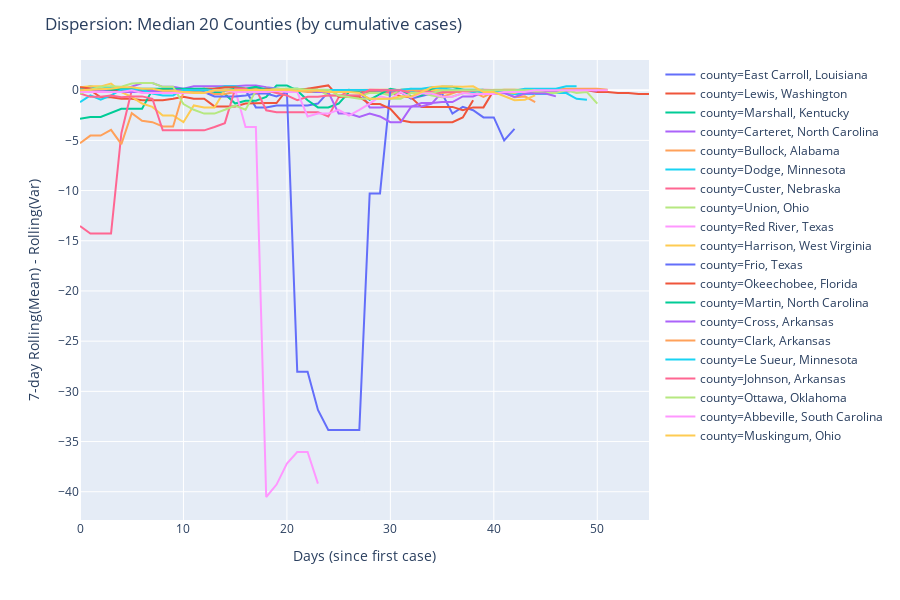

The notebook cell saved with this chart:
### Code cell
fig = px.line(median_20_counties_df, 
             x="Days (since first case)",
             y="7-day Rolling(Mean) - Rolling(Var)",
             color="county")

fig.update_layout(title_text="Dispersion: Median 20 Counties (by cumulative cases)")

fig.show()

### Figure 1 — Plotly figure (JSON) as saved in the notebook; plotly's stock layout.template omitted (floating-point values rounded to 4 significant figures)
{"data": [{"hoverlabel": {"namelength": 0}, "hovertemplate": "county=East Carroll, Louisiana<br>Days (since first case)=%{x}<br>7-day Rolling(Mean) - Rolling(Var)=%{y}", "legendgroup": "county=East Carroll, Louisiana", "line": {"color": "#636efa", "dash": "solid"}, "mode": "lines", "name": "county=East Carroll, Louisiana", "showlegend": true, "type": "scatter", "x": [0, 1, 2, 3, 4, 5, 6, 7, 8, 9, 10, 11, 12, 13, 14, 15, 16, 17, 18, 19, 20, 21, 22, 23, 24, 25, 26, 27, 28, 29, 30, 31, 32, 33, 34, 35, 36, 37, 38, 39, 40, 41, 42], "xaxis": "x", "y": [0, 0, 0, 0, 0, 0, 0, 0, 0, 0, 0, 0, 0, 0, 0, 0, 0, -1.714, -1.714, -1.524, -1.524, -1.524, -1.524, -1.333, -0.1905, -0.04762, -0.1905, -0.1905, -0.1905, -0.1905, 4.163e-16, -0.1905, -0.8571, -0.619, -0.3333, -0.3333, -2.333, -1.667, -2, -2.714, -2.714, -5, -3.857], "yaxis": "y"}, {"hoverlabel": {"namelength": 0}, "hovertemplate": "county=Lewis, Washington<br>Days (since first case)=%{x}<br>7-day Rolling(Mean) - Rolling(Var)=%{y}", "legendgroup": "county=Lewis, Washington", "line": {"color": "#EF553B", "dash": "solid"}, "mode": "lines", "name": "county=Lewis, Washington", "showlegend": true, "type": "scatter", "x": [0, 1, 2, 3, 4, 5, 6, 7, 8, 9, 10, 11, 12, 13, 14, 15, 16, 17, 18, 19, 20, 21, 22, 23, 24, 25, 26, 27, 28, 29, 30, 31, 32, 33, 34, 35, 36, 37, 38, 39, 40, 41, 42, 43, 44, 45, 46, 47, 48, 49, 50, 51, 52, 53, 54, 55], "xaxis": "x", "y": [-2.776e-17, -2.776e-17, -0.7143, -0.7143, -0.8571, -0.8571, -1, -1, -1, -0.8571, -0.6667, -0.8571, -0.8571, -1.619, -1.619, -1.619, -1.333, -1.286, -1.286, -1.286, 0.04762, 0.04762, 0.1429, 0.04762, 3.053e-16, -0.1905, -0.1905, -0.1905, -0.1905, -0.2857, -0.1905, -0.619, -0.7143, -1.667, -1.667, -1.667, -1.667, -2, -1.714, -1.714, -2.961e-16, -2.961e-16, -2.961e-16, -2.961e-16, -2.961e-16, -3.053e-16, -3.053e-16, -3.053e-16, -3.053e-16, -3.053e-16, -0.1905, -0.1905, -0.2857, -0.2857, -0.381, -0.381], "yaxis": "y"}, {"hoverlabel": {"namelength": 0}, "hovertemplate": "county=Marshall, Kentucky<br>Days (since first case)=%{x}<br>7-day Rolling(Mean) - Rolling(Var)=%{y}", "legendgroup": "county=Marshall, Kentucky", "line": {"color": "#00cc96", "dash": "solid"}, "mode": "lines", "name": "county=Marshall, Kentucky", "showlegend": true, "type": "scatter", "x": [0, 1, 2, 3, 4, 5, 6, 7, 8, 9, 10, 11, 12, 13, 14, 15, 16, 17, 18, 19, 20, 21, 22, 23, 24, 25, 26, 27, 28, 29, 30, 31, 32, 33, 34, 35, 36, 37, 38, 39, 40], "xaxis": "x", "y": [-2.857, -2.667, -2.667, -2.286, -1.857, -1.857, -1.857, 0.04762, -0.04762, -0.04762, 0.04762, 9.714e-16, 9.714e-16, -0.1905, -0.381, -1.333, -1.048, -1.048, -0.6667, 0.4762, 0.4762, -0.04762, -1.0, -1.714, -1.714, -1.333, -0.1905, 7.216e-16, 0, 0, 0, 0, 0, 0, 0, 0, 0, 0, 7.216e-16, 7.216e-16, 7.216e-16], "yaxis": "y"}, {"hoverlabel": {"namelength": 0}, "hovertemplate": "county=Carteret, North Carolina<br>Days (since first case)=%{x}<br>7-day Rolling(Mean) - Rolling(Var)=%{y}", "legendgroup": "county=Carteret, North Carolina", "line": {"color": "#ab63fa", "dash": "solid"}, "mode": "lines", "name": "county=Carteret, North Carolina", "showlegend": true, "type": "scatter", "x": [0, 1, 2, 3, 4, 5, 6, 7, 8, 9, 10, 11, 12, 13, 14, 15, 16, 17, 18, 19, 20, 21, 22, 23, 24, 25, 26, 27, 28, 29, 30, 31, 32, 33, 34, 35, 36, 37, 38, 39, 40, 41, 42, 43, 44, 45, 46, 47, 48, 49, 50], "xaxis": "x", "y": [0.1429, 0.04762, 0.04762, 0.3333, 3.331e-16, 0.3333, 0.7143, 0.7143, 0.3333, 0.3333, 0.1429, 0.381, 0.381, 0.381, 0.381, 0.381, 0.4762, 0.4762, 0.2857, 0.1429, 0.04762, 3.886e-16, 3.886e-16, 0, 0, 0, 0, 0, -1.714, -1.714, -1.619, -1.619, -1.619, -1.619, -1.333, -0.1905, -0.1905, 7.216e-16, 7.216e-16, 7.216e-16, 7.216e-16, 0, 0, -0.2857, -0.2857, -0.1905, -0.1905, -0.1905, 0.04762, 0.04762, -0.04762], "yaxis": "y"}, {"hoverlabel": {"namelength": 0}, "hovertemplate": "county=Bullock, Alabama<br>Days (since first case)=%{x}<br>7-day Rolling(Mean) - Rolling(Var)=%{y}", "legendgroup": "county=Bullock, Alabama", "line": {"color": "#FFA15A", "dash": "solid"}, "mode": "lines", "name": "county=Bullock, Alabama", "showlegend": true, "type": "scatter", "x": [0, 1, 2, 3, 4, 5, 6, 7, 8, 9, 10, 11, 12, 13, 14, 15, 16, 17, 18, 19, 20, 21, 22, 23, 24, 25, 26, 27, 28, 29, 30, 31, 32, 33, 34, 35, 36, 37, 38, 39, 40, 41, 42, 43, 44], "xaxis": "x", "y": [-2.776e-17, -1.85e-17, -1.85e-17, -1.85e-17, -1.85e-17, -1.85e-17, -2.776e-17, -2.776e-17, -2.776e-17, -2.776e-17, -0.1905, -0.1905, -0.1905, -0.381, -0.381, -0.1905, -0.1905, -0.1905, -0.1905, -0.1905, -0.04762, -0.04762, -0.1905, -0.1905, 5.551e-17, 5.551e-17, 5.551e-17, 5.551e-17, 0.04762, 0.04762, 0.04762, -0.04762, 0.04762, 0.04762, -0.1905, -0.6667, -0.3333, 0.04762, -0.1905, -0.6667, -0.1905, -0.1905, -0.7143, -0.619, -1.19], "yaxis": "y"}, {"hoverlabel": {"namelength": 0}, "hovertemplate": "county=Dodge, Minnesota<br>Days (since first case)=%{x}<br>7-day Rolling(Mean) - Rolling(Var)=%{y}", "legendgroup": "county=Dodge, Minnesota", "line": {"color": "#19d3f3", "dash": "solid"}, "mode": "lines", "name": "county=Dodge, Minnesota", "showlegend": true, "type": "scatter", "x": [0, 1, 2, 3, 4, 5, 6, 7, 8, 9, 10, 11, 12, 13, 14, 15, 16, 17, 18, 19, 20, 21, 22, 23, 24, 25, 26, 27, 28, 29, 30, 31, 32, 33, 34, 35, 36, 37, 38, 39, 40, 41, 42, 43, 44, 45, 46, 47, 48, 49], "xaxis": "x", "y": [0.1429, 0.381, 0.1429, 0.3333, 0.1429, 0.1429, -0.04762, -0.1905, -0.2857, -0.1905, -0.1905, -0.1905, -0.04762, 0.1429, 0.381, 0.381, 0.1429, 0.1429, 0.1429, 0.1429, 0.04762, 0.04762, 0.04762, 0.04762, 0.04762, 0.04762, 2.22e-16, 0.04762, 2.22e-16, 2.22e-16, 2.22e-16, 2.22e-16, -0.1905, -0.04762, -0.1905, -0.1905, -0.1905, -0.1905, -0.1905, 1.943e-16, -0.2857, -0.2857, -0.381, -0.381, -0.381, -0.381, -0.2857, -0.2857, -0.8571, -0.9524], "yaxis": "y"}, {"hoverlabel": {"namelength": 0}, "hovertemplate": "county=Custer, Nebraska<br>Days (since first case)=%{x}<br>7-day Rolling(Mean) - Rolling(Var)=%{y}", "legendgroup": "county=Custer, Nebraska", "line": {"color": "#FF6692", "dash": "solid"}, "mode": "lines", "name": "county=Custer, Nebraska", "showlegend": true, "type": "scatter", "x": [0, 1, 2, 3, 4, 5, 6, 7, 8, 9, 10, 11, 12, 13, 14, 15, 16, 17, 18, 19, 20, 21, 22, 23, 24, 25, 26, 27, 28, 29, 30, 31, 32, 33], "xaxis": "x", "y": [-13.52, -14.29, -14.29, -14.29, -4.286, 1.693e-15, 1.693e-15, 1.693e-15, 1.693e-15, 1.693e-15, 0.04762, 0.04762, 0.04762, 0.04762, 0.04762, 0.04762, 0.1429, 0.1429, -2.0, -2.19, -2.19, -2.19, -2.19, -2.19, -2.619, -0.7143, 1.249e-15, 1.249e-15, 1.249e-15, 1.249e-15, -0.2857, -0.2857, -0.2857, -0.2857], "yaxis": "y"}, {"hoverlabel": {"namelength": 0}, "hovertemplate": "county=Union, Ohio<br>Days (since first case)=%{x}<br>7-day Rolling(Mean) - Rolling(Var)=%{y}", "legendgroup": "county=Union, Ohio", "line": {"color": "#B6E880", "dash": "solid"}, "mode": "lines", "name": "county=Union, Ohio", "showlegend": true, "type": "scatter", "x": [0, 1, 2, 3, 4, 5, 6, 7, 8, 9, 10, 11, 12, 13, 14, 15, 16, 17, 18, 19, 20, 21, 22, 23, 24, 25, 26, 27, 28, 29, 30, 31, 32, 33, 34, 35, 36, 37, 38, 39, 40, 41, 42, 43, 44, 45, 46, 47, 48, 49, 50], "xaxis": "x", "y": [0.04762, 0.04762, 0.1429, 0.04762, 0, 0, 0.04762, -0.04762, 0.1429, -0.04762, -0.04762, -0.04762, 0.1429, 0.1429, 0.1429, 0.04762, 0.1429, 0.1429, 0.1429, 0.04762, 0.04762, 0.04762, 0.04762, 0.04762, -0.5238, -0.5238, -0.5238, -0.5238, -0.2857, -0.2857, -0.5238, 0.04762, 0.1429, -0.2857, -0.5238, -0.7143, -0.619, -0.3333, 2.22e-16, -0.3333, 0.04762, 0.04762, 0.04762, -0.04762, -0.1905, -0.2857, -0.2857, 0, -0.2857, -0.1905, -1.333], "yaxis": "y"}, {"hoverlabel": {"namelength": 0}, "hovertemplate": "county=Red River, Texas<br>Days (since first case)=%{x}<br>7-day Rolling(Mean) - Rolling(Var)=%{y}", "legendgroup": "county=Red River, Texas", "line": {"color": "#FF97FF", "dash": "solid"}, "mode": "lines", "name": "county=Red River, Texas", "showlegend": true, "type": "scatter", "x": [0, 1, 2, 3, 4, 5, 6, 7, 8, 9, 10, 11, 12, 13, 14, 15, 16, 17, 18, 19, 20, 21, 22, 23], "xaxis": "x", "y": [0, 0, 0, 0, 0, 0, 0, 0, 0, 0, 0, 0, 0, 0, 0.04762, 0.04762, -3.667, -3.667, -40.52, -39.29, -37.19, -36.05, -36.05, -39.19], "yaxis": "y"}, {"hoverlabel": {"namelength": 0}, "hovertemplate": "county=Harrison, West Virginia<br>Days (since first case)=%{x}<br>7-day Rolling(Mean) - Rolling(Var)=%{y}", "legendgroup": "county=Harrison, West Virginia", "line": {"color": "#FECB52", "dash": "solid"}, "mode": "lines", "name": "county=Harrison, West Virginia", "showlegend": true, "type": "scatter", "x": [0, 1, 2, 3, 4, 5, 6, 7, 8, 9, 10, 11, 12, 13, 14, 15, 16, 17, 18, 19, 20, 21, 22, 23, 24, 25, 26, 27, 28, 29, 30, 31, 32, 33, 34, 35, 36, 37, 38, 39, 40, 41, 42, 43, 44, 45, 46], "xaxis": "x", "y": [0.2857, 0.381, 0.381, 0.6667, -0.1905, -0.6667, -1.333, -1.667, -2.524, -2.524, -3.19, -1.524, -1.714, -1.714, 0, 0, 0, 0, 8.049e-16, 8.049e-16, 8.049e-16, 8.049e-16, 8.049e-16, 8.049e-16, 8.049e-16, 0, 0, 0, 0, 0, 0, 0, 8.049e-16, 8.049e-16, 8.049e-16, 0.04762, -0.04762, -0.04762, -0.04762, -0.1905, -0.1905, -0.1905, -0.2857, 0, 0, 7.216e-16, 7.216e-16], "yaxis": "y"}, {"hoverlabel": {"namelength": 0}, "hovertemplate": "county=Frio, Texas<br>Days (since first case)=%{x}<br>7-day Rolling(Mean) - Rolling(Var)=%{y}", "legendgroup": "county=Frio, Texas", "line": {"color": "#636efa", "dash": "solid"}, "mode": "lines", "name": "county=Frio, Texas", "showlegend": true, "type": "scatter", "x": [0, 1, 2, 3, 4, 5, 6, 7, 8, 9, 10, 11, 12, 13, 14, 15, 16, 17, 18, 19, 20, 21, 22, 23, 24, 25, 26, 27, 28, 29, 30, 31], "xaxis": "x", "y": [0, 0, 0, 0, 0, 0, 0, 0, 0, -0.2857, -0.2857, -0.2857, -0.1905, -0.619, -0.619, -0.619, -0.5238, -0.3333, -0.3333, -0.619, -0.1905, -28.05, -28.05, -31.86, -33.86, -33.86, -33.86, -33.86, -10.29, -10.29, -3.053e-15, -3.053e-15], "yaxis": "y"}, {"hoverlabel": {"namelength": 0}, "hovertemplate": "county=Okeechobee, Florida<br>Days (since first case)=%{x}<br>7-day Rolling(Mean) - Rolling(Var)=%{y}", "legendgroup": "county=Okeechobee, Florida", "line": {"color": "#EF553B", "dash": "solid"}, "mode": "lines", "name": "county=Okeechobee, Florida", "showlegend": true, "type": "scatter", "x": [0, 1, 2, 3, 4, 5, 6, 7, 8, 9, 10, 11, 12, 13, 14, 15, 16, 17, 18, 19, 20, 21, 22, 23, 24, 25, 26, 27, 28, 29, 30, 31, 32, 33, 34, 35, 36, 37, 38], "xaxis": "x", "y": [0.2857, 0.1429, 0.04762, 0.04762, 2.776e-17, 0, 0, 0, 0, 2.776e-17, 0.04762, 0.04762, 0.1429, 0.1429, 0.2857, 0.2857, 0.1429, 0.04762, 0.1429, 0.04762, 0.04762, 0.04762, 0.1429, 0.2857, 0.4762, -0.6667, -0.6667, -0.6667, -1.381, -1.381, -1.857, -3, -3.19, -3.19, -3.19, -3.19, -3.19, -2.714, -1.0], "yaxis": "y"}, {"hoverlabel": {"namelength": 0}, "hovertemplate": "county=Martin, North Carolina<br>Days (since first case)=%{x}<br>7-day Rolling(Mean) - Rolling(Var)=%{y}", "legendgroup": "county=Martin, North Carolina", "line": {"color": "#00cc96", "dash": "solid"}, "mode": "lines", "name": "county=Martin, North Carolina", "showlegend": true, "type": "scatter", "x": [0, 1, 2, 3, 4, 5, 6, 7, 8, 9, 10, 11, 12, 13, 14, 15, 16, 17, 18, 19, 20, 21, 22, 23, 24, 25, 26, 27, 28, 29, 30, 31, 32, 33, 34, 35, 36, 37, 38, 39], "xaxis": "x", "y": [0.04762, 2.776e-17, 0.04762, 0.04762, 0.1429, 0.1429, 0.1429, 0.1429, 0.1429, 0.1429, 0.1429, 0.1429, 0.1429, -0.04762, -0.04762, 0.1429, 0.1429, 0.3333, 0.04762, 0.04762, 0.1429, 0.1429, -0.04762, -0.1905, -0.1905, -0.1905, 0.04762, -0.1905, -0.9524, -0.381, 0.1429, -0.04762, -0.619, -0.5238, 0.1429, 0.3333, 0.3333, 0.04762, 0.04762, 0.04762], "yaxis": "y"}, {"hoverlabel": {"namelength": 0}, "hovertemplate": "county=Cross, Arkansas<br>Days (since first case)=%{x}<br>7-day Rolling(Mean) - Rolling(Var)=%{y}", "legendgroup": "county=Cross, Arkansas", "line": {"color": "#ab63fa", "dash": "solid"}, "mode": "lines", "name": "county=Cross, Arkansas", "showlegend": true, "type": "scatter", "x": [0, 1, 2, 3, 4, 5, 6, 7, 8, 9, 10, 11, 12, 13, 14, 15, 16, 17, 18, 19, 20, 21, 22, 23, 24, 25, 26, 27, 28, 29, 30, 31, 32, 33, 34, 35, 36, 37, 38, 39, 40, 41, 42, 43, 44, 45, 46], "xaxis": "x", "y": [-2.776e-17, 0.04762, -0.04762, -0.1905, -0.1905, -0.1905, -0.1905, -0.04762, -0.1905, -2.776e-17, -2.776e-17, -2.776e-17, 0.04762, 0.04762, -2.776e-17, -2.776e-17, 0.04762, 0.04762, 0.04762, -2.776e-17, 0.04762, 0.04762, -0.04762, -0.1905, -0.1905, -2.333, -2.333, -2.667, -2.333, -2.619, -3.19, -3.19, -1.667, -1.286, -1.286, -1.19, -1.19, -0.619, -0.619, -0.1905, -0.381, -0.2857, -0.6667, -0.3333, -0.3333, -0.3333, -0.619], "yaxis": "y"}, {"hoverlabel": {"namelength": 0}, "hovertemplate": "county=Clark, Arkansas<br>Days (since first case)=%{x}<br>7-day Rolling(Mean) - Rolling(Var)=%{y}", "legendgroup": "county=Clark, Arkansas", "line": {"color": "#FFA15A", "dash": "solid"}, "mode": "lines", "name": "county=Clark, Arkansas", "showlegend": true, "type": "scatter", "x": [0, 1, 2, 3, 4, 5, 6, 7, 8, 9, 10, 11, 12, 13, 14, 15, 16, 17, 18, 19, 20, 21, 22, 23, 24, 25, 26, 27, 28, 29, 30, 31, 32, 33, 34, 35, 36, 37, 38, 39, 40, 41, 42, 43, 44, 45, 46, 47, 48, 49, 50, 51], "xaxis": "x", "y": [-5.286, -4.524, -4.524, -3.952, -5.381, -2.286, -3.048, -3.19, -3.619, -3.619, -0.1905, -0.1905, 4.163e-16, 4.163e-16, 0, 0, 0, 0, 0, 0, 0, 0, 0, 0, 0, 0, 0, 0, 4.163e-16, 4.163e-16, 4.163e-16, 4.163e-16, 4.163e-16, 4.163e-16, -0.1905, -0.2857, -0.1905, -0.1905, -0.04762, -0.04762, -0.04762, 0.04762, 0.04762, 3.886e-16, 0.04762, 3.886e-16, 0.04762, 0.1429, 0.1429, 0.1429, 0.1429, 0.04762], "yaxis": "y"}, {"hoverlabel": {"namelength": 0}, "hovertemplate": "county=Le Sueur, Minnesota<br>Days (since first case)=%{x}<br>7-day Rolling(Mean) - Rolling(Var)=%{y}", "legendgroup": "county=Le Sueur, Minnesota", "line": {"color": "#19d3f3", "dash": "solid"}, "mode": "lines", "name": "county=Le Sueur, Minnesota", "showlegend": true, "type": "scatter", "x": [0, 1, 2, 3, 4, 5, 6, 7, 8, 9, 10, 11, 12, 13, 14, 15, 16, 17, 18, 19, 20, 21, 22, 23, 24, 25, 26, 27, 28, 29, 30, 31, 32, 33, 34, 35, 36, 37, 38, 39, 40, 41, 42, 43, 44, 45, 46, 47, 48], "xaxis": "x", "y": [-1.19, -0.5238, -0.9524, -0.5238, 0.04762, 0.04762, 0.04762, -0.3333, -0.5238, -0.5238, 0.04762, -1.554e-15, -1.721e-15, -1.554e-15, -1.554e-15, -1.554e-15, -1.554e-15, 0.04762, 0.04762, 0.04762, -1.554e-15, -1.554e-15, -1.554e-15, -1.554e-15, -1.721e-15, -1.721e-15, -1.721e-15, -1.721e-15, -1.554e-15, 0.04762, 0.04762, 0.04762, 0.1429, 0.1429, 0.2857, 0.1429, 0.04762, 0.04762, -0.04762, -0.1905, -0.1905, -0.1905, -0.04762, 0.1429, 0.1429, 0.1429, 0.1429, 0.381, 0.381], "yaxis": "y"}, {"hoverlabel": {"namelength": 0}, "hovertemplate": "county=Johnson, Arkansas<br>Days (since first case)=%{x}<br>7-day Rolling(Mean) - Rolling(Var)=%{y}", "legendgroup": "county=Johnson, Arkansas", "line": {"color": "#FF6692", "dash": "solid"}, "mode": "lines", "name": "county=Johnson, Arkansas", "showlegend": true, "type": "scatter", "x": [0, 1, 2, 3, 4, 5, 6, 7, 8, 9, 10, 11, 12, 13, 14, 15, 16, 17, 18, 19, 20, 21, 22, 23, 24, 25, 26, 27, 28, 29, 30, 31, 32, 33, 34, 35, 36, 37, 38, 39, 40, 41, 42], "xaxis": "x", "y": [-0.3333, -0.6667, -0.6667, -0.5238, -0.7143, -0.619, -0.619, -0.8571, -4.0, -4.0, -4.0, -4.0, -4.0, -3.667, -3.286, 0.1429, 0.1429, -0.2857, 3.331e-16, -0.2857, -0.5238, -1.0, -0.6667, -0.6667, -0.5238, -0.5238, -0.5238, -0.5238, 0.04762, 6.939e-16, 6.939e-16, 6.939e-16, -0.2857, -0.1905, -0.1905, -0.1905, -0.1905, -0.04762, -0.04762, 0.04762, 6.106e-16, 6.106e-16, 6.106e-16], "yaxis": "y"}, {"hoverlabel": {"namelength": 0}, "hovertemplate": "county=Ottawa, Oklahoma<br>Days (since first case)=%{x}<br>7-day Rolling(Mean) - Rolling(Var)=%{y}", "legendgroup": "county=Ottawa, Oklahoma", "line": {"color": "#B6E880", "dash": "solid"}, "mode": "lines", "name": "county=Ottawa, Oklahoma", "showlegend": true, "type": "scatter", "x": [0, 1, 2, 3, 4, 5, 6, 7, 8, 9, 10, 11, 12, 13, 14, 15, 16, 17, 18, 19, 20, 21, 22, 23, 24, 25, 26, 27, 28, 29, 30, 31, 32, 33, 34, 35, 36, 37, 38, 39, 40, 41, 42, 43, 44], "xaxis": "x", "y": [-0.3333, 0.04762, 0.3333, 0.381, 0.3333, 0.6667, 0.7143, 0.7143, 0.3333, 0.3333, -1.381, -1.952, -2.333, -2.333, -1.952, -1.524, -1.952, -0.04762, -0.04762, 0.1429, 0.1429, 0.1429, 0.04762, 0.04762, 0.04762, -0.5238, -0.7143, -0.8571, -0.8571, -0.8571, -0.8571, -0.8571, -0.2857, -0.2857, -0.2857, 0, 0, 0, 0, 0, 0, 0, 9.159e-16, 9.159e-16, 9.159e-16], "yaxis": "y"}, {"hoverlabel": {"namelength": 0}, "hovertemplate": "county=Abbeville, South Carolina<br>Days (since first case)=%{x}<br>7-day Rolling(Mean) - Rolling(Var)=%{y}", "legendgroup": "county=Abbeville, South Carolina", "line": {"color": "#FF97FF", "dash": "solid"}, "mode": "lines", "name": "county=Abbeville, South Carolina", "showlegend": true, "type": "scatter", "x": [0, 1, 2, 3, 4, 5, 6, 7, 8, 9, 10, 11, 12, 13, 14, 15, 16, 17, 18, 19, 20, 21, 22, 23, 24, 25, 26, 27, 28, 29, 30, 31, 32, 33, 34, 35, 36, 37, 38, 39, 40, 41, 42, 43, 44, 45, 46, 47, 48, 49, 50, 51], "xaxis": "x", "y": [-0.1905, -0.1905, -0.1905, -0.1905, -0.1905, -2.776e-17, -0.2857, -0.2857, -0.2857, -0.2857, -0.2857, -0.2857, -0.2857, -2.776e-17, -2.776e-17, -0.1905, -0.1905, -0.1905, -0.1905, -0.04762, -0.1905, -0.1905, -2.619, -2.333, -2.333, -1.952, -2.524, -1.952, -1.333, -0.619, -0.8571, -0.1905, -0.7143, -0.3333, -0.3333, -0.6667, -0.6667, -0.2857, -0.381, -0.381, -0.381, -0.1905, -0.1905, -0.1905, 8.604e-16, 8.604e-16, 8.604e-16, 8.604e-16, 0, 0, 0, 8.604e-16], "yaxis": "y"}, {"hoverlabel": {"namelength": 0}, "hovertemplate": "county=Muskingum, Ohio<br>Days (since first case)=%{x}<br>7-day Rolling(Mean) - Rolling(Var)=%{y}", "legendgroup": "county=Muskingum, Ohio", "line": {"color": "#FECB52", "dash": "solid"}, "mode": "lines", "name": "county=Muskingum, Ohio", "showlegend": true, "type": "scatter", "x": [0, 1, 2, 3, 4, 5, 6, 7, 8, 9, 10, 11, 12, 13, 14, 15, 16, 17, 18, 19, 20, 21, 22, 23, 24, 25, 26, 27, 28, 29, 30, 31, 32, 33, 34, 35, 36, 37, 38, 39, 40, 41, 42, 43, 44], "xaxis": "x", "y": [2.776e-17, 0.04762, 0.04762, 0.1429, 0.2857, 0.2857, 0.1429, 0.1429, -0.04762, -0.04762, -0.1905, -0.2857, -0.2857, 0, 0, 0, 0, 8.327e-17, 8.327e-17, 8.327e-17, 0.04762, -0.04762, -0.04762, -0.04762, -0.1905, -0.1905, -0.1905, -0.2857, -0.8571, -0.8571, -0.8571, -0.619, -0.619, -0.1905, 0.2857, 0.381, 0.3333, 0.3333, 0.381, -0.1905, -0.1905, -0.619, -1, -0.9524, -0.5238], "yaxis": "y"}], "layout": {"height": 600, "legend": {"tracegroupgap": 0}, "margin": {"t": 60}, "title": {"text": "Dispersion: Median 20 Counties (by cumulative cases)"}, "xaxis": {"anchor": "y", "domain": [0, 1], "title": {"text": "Days (since first case)"}}, "yaxis": {"anchor": "x", "domain": [0, 1], "title": {"text": "7-day Rolling(Mean) - Rolling(Var)"}}}}
